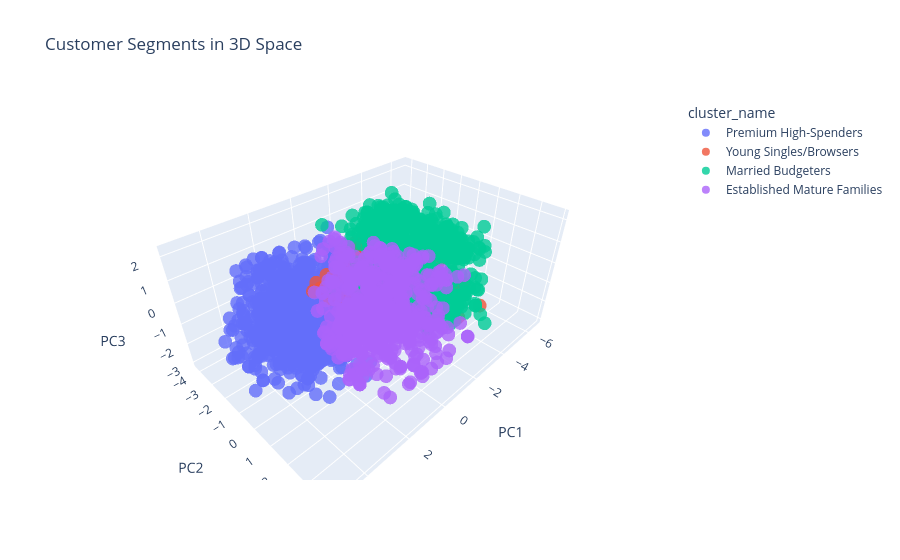

The notebook cell this image was saved under:
### Code cell
# Create a mapping dictionary
cluster_names = {
    0: 'Married Budgeters',
    1: 'Premium High-Spenders',
    2: 'Young Singles/Browsers',
    3: 'Established Mature Families'
}

# Apply the names
df_pca['cluster_name'] = df_pca['cluster'].map(cluster_names)

# Re-run your Plotly 3D scatter with the new names
import plotly.express as px
fig = px.scatter_3d(df_pca, x='PC1', y='PC2', z='PC3',
              color='cluster_name', 
# Use the names instead of numbers
              title='Customer Segments in 3D Space',
              opacity=0.8)
fig.show()

### Figure 1 — Plotly figure (JSON) as saved in the notebook; plotly's stock layout.template omitted (floating-point values rounded to 4 significant figures; data arrays with more than 128 entries replaced by an {"elided": "..."} marker saying what was removed)
{"data": [{"hovertemplate": "cluster_name=Premium High-Spenders<br>PC1=%{x}<br>PC2=%{y}<br>PC3=%{z}<extra></extra>", "legendgroup": "Premium High-Spenders", "marker": {"color": "#636efa", "opacity": 0.8, "symbol": "circle"}, "mode": "markers", "name": "Premium High-Spenders", "scene": "scene", "showlegend": true, "type": "scatter3d", "x": {"elided": "727 float values"}, "y": {"elided": "727 float values"}, "z": {"elided": "727 float values"}}, {"hovertemplate": "cluster_name=Young Singles/Browsers<br>PC1=%{x}<br>PC2=%{y}<br>PC3=%{z}<extra></extra>", "legendgroup": "Young Singles/Browsers", "marker": {"color": "#EF553B", "opacity": 0.8, "symbol": "circle"}, "mode": "markers", "name": "Young Singles/Browsers", "scene": "scene", "showlegend": true, "type": "scatter3d", "x": {"elided": "245 float values"}, "y": {"elided": "245 float values"}, "z": {"elided": "245 float values"}}, {"hovertemplate": "cluster_name=Married Budgeters<br>PC1=%{x}<br>PC2=%{y}<br>PC3=%{z}<extra></extra>", "legendgroup": "Married Budgeters", "marker": {"color": "#00cc96", "opacity": 0.8, "symbol": "circle"}, "mode": "markers", "name": "Married Budgeters", "scene": "scene", "showlegend": true, "type": "scatter3d", "x": {"elided": "674 float values"}, "y": {"elided": "674 float values"}, "z": {"elided": "674 float values"}}, {"hovertemplate": "cluster_name=Established Mature Families<br>PC1=%{x}<br>PC2=%{y}<br>PC3=%{z}<extra></extra>", "legendgroup": "Established Mature Families", "marker": {"color": "#ab63fa", "opacity": 0.8, "symbol": "circle"}, "mode": "markers", "name": "Established Mature Families", "scene": "scene", "showlegend": true, "type": "scatter3d", "x": {"elided": "591 float values"}, "y": {"elided": "591 float values"}, "z": {"elided": "591 float values"}}], "layout": {"legend": {"title": {"text": "cluster_name"}, "tracegroupgap": 0}, "scene": {"domain": {"x": [0, 1], "y": [0, 1]}, "xaxis": {"title": {"text": "PC1"}}, "yaxis": {"title": {"text": "PC2"}}, "zaxis": {"title": {"text": "PC3"}}}, "title": {"text": "Customer Segments in 3D Space"}}}
